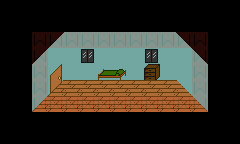

The image is a tile-based game level rendered from a .tmx file. Its description and complete source (layers, tilesets, objects, tile grids) follow:
An orthogonal 15x9 tile map with 16x16 px tiles, 5 tile layers (ground-back, background, items-angled-left, items, ...) and 3 objects (pills, ty-living-room, start).

<map version="1.4" tiledversion="1.4.1" orientation="orthogonal" renderorder="right-down" width="15" height="9" tilewidth="16" tileheight="16" infinite="0" nextlayerid="10" nextobjectid="9">
 <tileset firstgid="1" name="tiles" tilewidth="16" tileheight="16" tilecount="192" columns="12">
  <image source="../../images/tilesets/tiles.png" width="192" height="256" />
 </tileset>
 <layer id="4" name="ground-back" width="15" height="9">
  <data encoding="csv">
0,0,0,0,0,0,0,0,0,0,0,0,0,0,0,
0,0,0,0,0,0,0,0,0,0,0,0,0,0,0,
0,0,0,0,0,0,0,0,0,0,0,0,0,0,0,
0,0,0,0,0,0,0,0,0,0,0,0,0,0,0,
0,0,0,0,0,0,0,0,0,0,0,0,0,0,0,
0,0,14,14,14,14,14,14,14,14,14,14,14,0,0,
0,0,14,14,14,14,14,14,14,14,14,14,14,0,0,
0,0,0,0,0,0,0,0,0,0,0,0,0,0,0,
0,0,0,0,0,0,0,0,0,0,0,0,0,0,0
</data>
 </layer>
 <layer id="1" name="background" width="15" height="9">
  <data encoding="csv">
0,0,0,0,0,0,0,0,0,0,0,0,0,0,0,
0,0,0,0,0,0,0,0,0,0,0,0,0,0,0,
0,0,0,1,2,2,2,2,2,2,2,3,0,0,0,
0,0,1,2,2,2,2,2,2,2,2,2,3,0,0,
0,0,2,2,2,2,2,2,2,2,2,2,2,0,0,
0,0,2,13,0,0,0,0,0,0,0,15,2,0,0,
0,0,13,0,0,0,0,0,0,0,0,0,15,0,0,
0,0,0,0,0,0,0,0,0,0,0,0,0,0,0,
0,0,0,0,0,0,0,0,0,0,0,0,0,0,0
</data>
 </layer>
 <layer id="3" name="items-angled-left" width="15" height="9">
  <data encoding="csv">
0,0,0,0,0,0,0,0,0,0,0,0,0,0,0,
0,0,0,0,0,0,0,0,0,0,0,0,0,0,0,
0,0,0,0,0,0,0,0,0,0,0,0,0,0,0,
0,0,0,0,77,0,0,0,0,0,0,0,0,0,0,
0,0,0,37,0,0,38,39,0,50,0,0,0,0,0,
0,0,0,49,0,0,0,0,0,0,0,0,0,0,0,
0,0,0,0,0,0,0,0,0,0,0,0,0,0,0,
0,0,0,0,0,0,0,0,0,0,0,0,0,0,0,
0,0,0,0,0,0,0,0,0,0,0,0,0,0,0
</data>
 </layer>
 <layer id="7" name="items" width="15" height="9">
  <data encoding="csv">
0,0,0,0,0,0,0,0,0,0,0,0,0,0,0,
0,0,0,0,0,0,0,0,0,0,0,0,0,0,0,
0,0,0,0,0,0,0,0,0,0,0,0,0,0,0,
0,0,0,0,0,51,0,0,0,51,0,0,0,0,0,
0,0,0,0,0,0,0,0,0,0,0,0,0,0,0,
0,0,0,0,0,0,0,0,0,0,0,0,0,0,0,
0,0,0,0,0,0,0,0,0,0,0,0,0,0,0,
0,0,0,0,0,0,0,0,0,0,0,0,0,0,0,
0,0,0,0,0,0,0,0,0,0,0,0,0,0,0
</data>
 </layer>
 <layer id="2" name="collision" width="15" height="9" opacity="0.17">
  <data encoding="csv">
0,0,0,0,0,0,0,0,0,0,0,0,0,0,0,
0,0,0,0,0,0,0,0,0,0,0,0,0,0,0,
0,0,25,25,25,25,25,25,25,25,25,25,25,0,0,
0,0,25,0,0,0,0,0,0,0,0,0,25,0,0,
0,0,25,0,0,0,0,0,0,0,0,0,25,0,0,
0,0,25,0,0,0,0,0,0,0,0,0,25,0,0,
0,0,25,25,25,25,25,25,25,25,25,25,25,0,0,
0,0,0,0,0,0,0,0,0,0,0,0,0,0,0,
0,0,0,0,0,0,0,0,0,0,0,0,0,0,0
</data>
 </layer>
 <objectgroup id="9" name="item-objects">
  <object id="8" name="pills" x="170" y="78.6667">
   <point />
  </object>
 </objectgroup>
 <objectgroup id="5" name="hard-exits">
  <object id="1" name="ty-living-room" x="48" y="83">
   <properties>
    <property name="from" value="left" />
   </properties>
   <point />
  </object>
 </objectgroup>
 <objectgroup id="8" name="soft-exits">
  <object id="5" name="start" x="110" y="83">
   <point />
  </object>
 </objectgroup>
</map>
